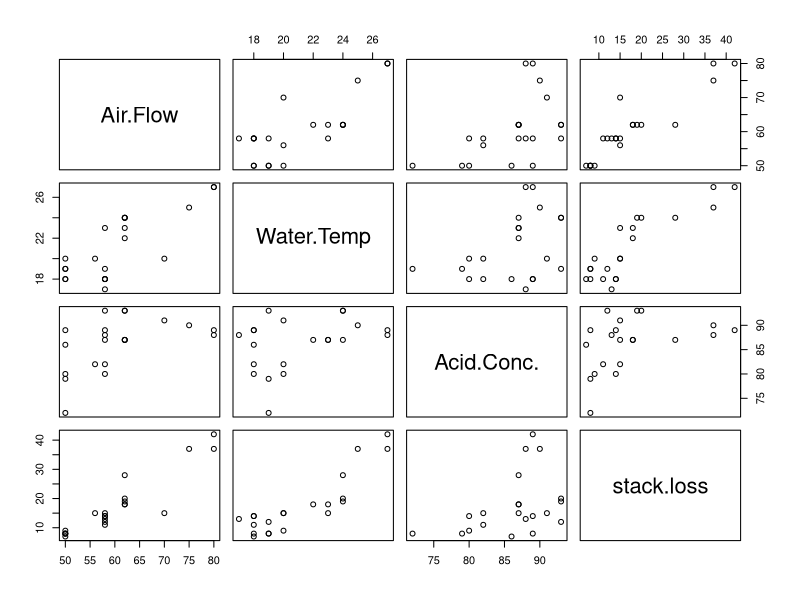
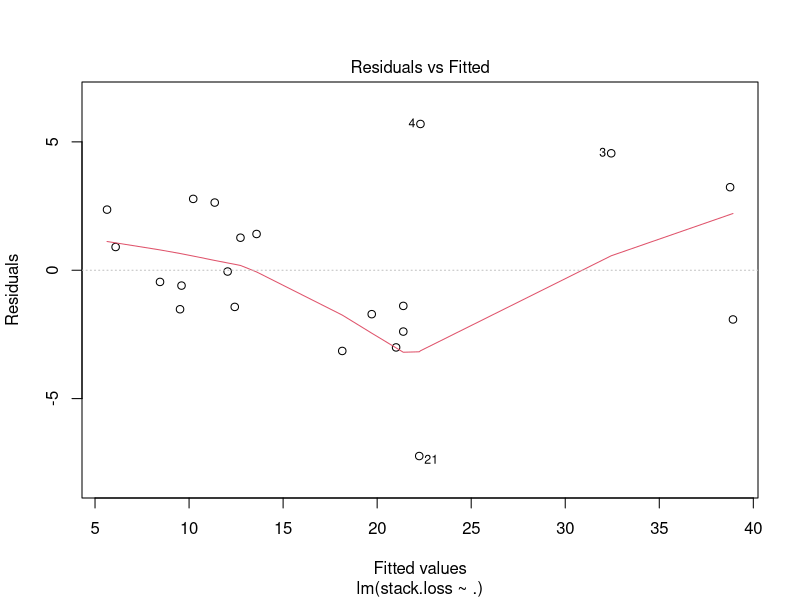
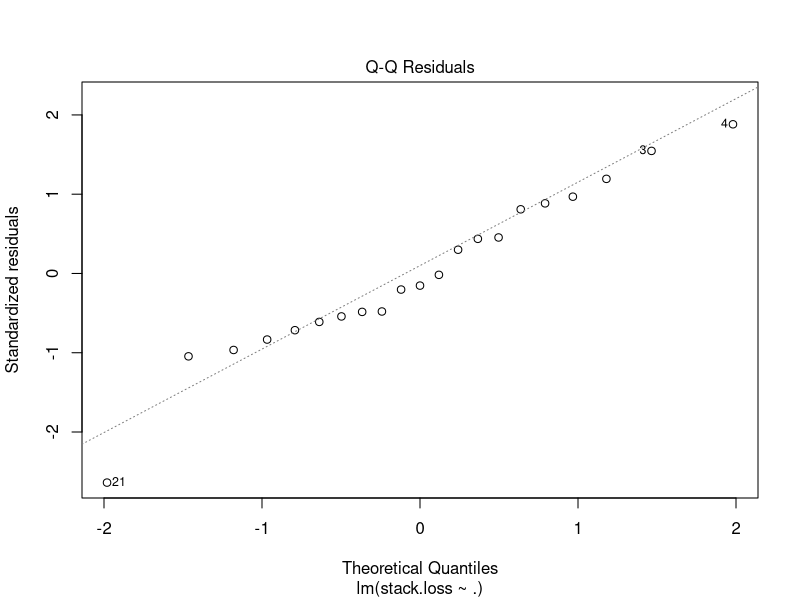
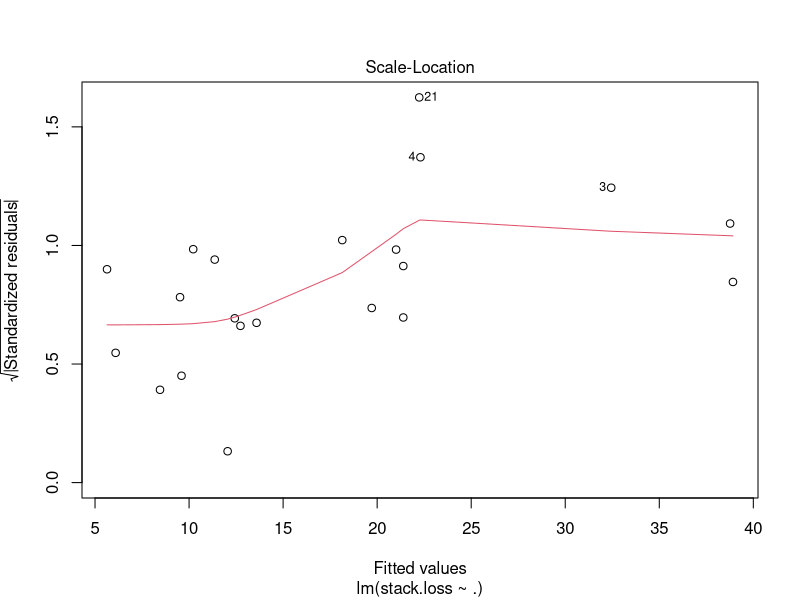
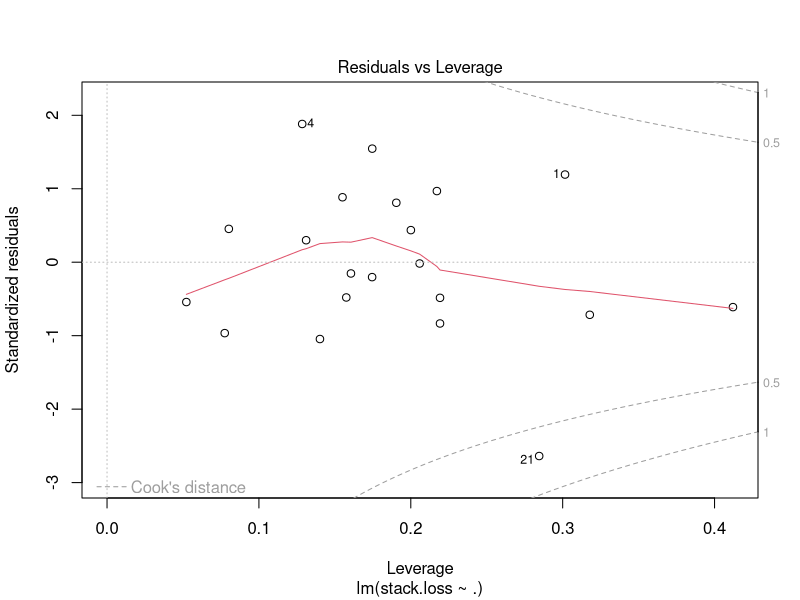

R code for these plots, in order: (Note: this script raises an error after producing the figures.)
## ---- chunk 1
knitr::opts_chunk$set(echo = TRUE)
## ---- chunk 2

## ---- chunk 3
#1. Load the data
data(stackloss)
names(stackloss)
#a)plot
plot(stackloss)

#b) multiple regression:
fit <- lm(stack.loss ~ ., data=stackloss)
summary(fit)
plot(fit)
names(stackloss)

#c) conf.int for coefficients:
confint(fit, c("Air.Flow","Water.Temp","Acid.Conc."), level = 0.90)

#d) prediciton interval:

m = data.frame(Air.Flow=58,Water.Temp=20,Acid.Conc.=86)
predict(fit,m, interval="predict",level=0.99)

#e) test H0:beta3 = 0
summary(fit)
#0.10 < 0.34405 --> we accept H0. Statistically speaking, we accept the null hypothesis that Acid.Conc. is 0

## ---- chunk 4
#Q3:
#a)
X1 = c(4,3,10,7)
X2 = c(5,4,9,10)
Y = c(25,20,57,51)
d <- data.frame(cbind(c3,c1,c2))

